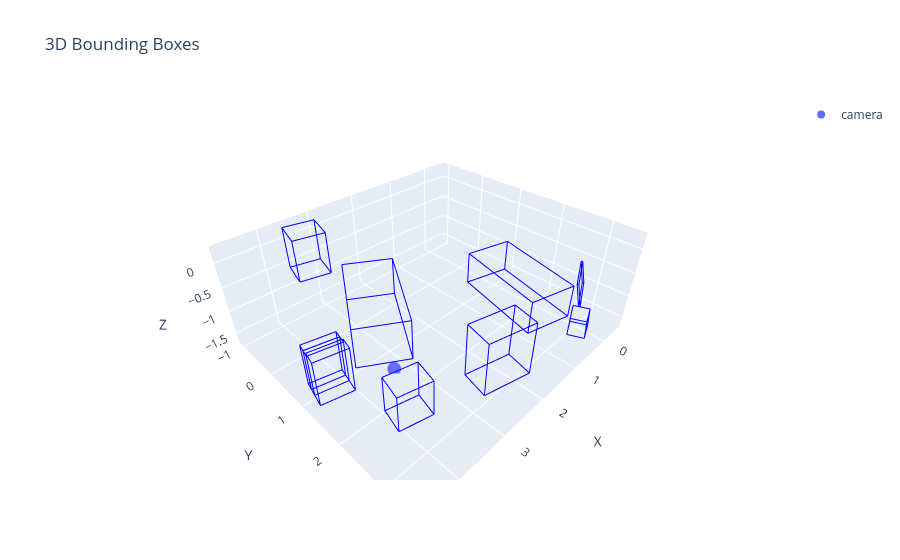

Notebook source saved alongside this figure:
### Code cell
fig = viz_bbox3d_with_plotly(bbox3d_w, df['label_name'])
fig.add_trace(go.Scatter3d(x=[cam_t_wc[0]],
                           y=[cam_t_wc[1]],
                           z=[cam_t_wc[2]],
                           mode='markers',
                           name='camera'))
fig.show()

### Figure 1 — Plotly figure (JSON) as saved in the notebook; plotly's stock layout.template omitted (floating-point values rounded to 4 significant figures)
{"data": [{"line": {"color": "blue"}, "mode": "lines", "name": "sofa", "showlegend": false, "type": "scatter3d", "x": [-0.4557, 0.5154], "y": [0.9184, 0.6748], "z": [-1.56, -1.56]}, {"line": {"color": "blue"}, "mode": "lines", "name": "sofa", "showlegend": false, "type": "scatter3d", "x": [0.5154, 0.9938], "y": [0.6748, 2.582], "z": [-1.56, -1.56]}, {"line": {"color": "blue"}, "mode": "lines", "name": "sofa", "showlegend": false, "type": "scatter3d", "x": [0.9938, 0.02271], "y": [2.582, 2.826], "z": [-1.56, -1.56]}, {"line": {"color": "blue"}, "mode": "lines", "name": "sofa", "showlegend": false, "type": "scatter3d", "x": [0.02271, -0.4557], "y": [2.826, 0.9184], "z": [-1.56, -1.56]}, {"line": {"color": "blue"}, "mode": "lines", "name": "sofa", "showlegend": false, "type": "scatter3d", "x": [-0.4557, 0.5154], "y": [0.9184, 0.6748], "z": [-0.8528, -0.8528]}, {"line": {"color": "blue"}, "mode": "lines", "name": "sofa", "showlegend": false, "type": "scatter3d", "x": [0.5154, 0.9938], "y": [0.6748, 2.582], "z": [-0.8528, -0.8528]}, {"line": {"color": "blue"}, "mode": "lines", "name": "sofa", "showlegend": false, "type": "scatter3d", "x": [0.9938, 0.02271], "y": [2.582, 2.826], "z": [-0.8528, -0.8528]}, {"line": {"color": "blue"}, "mode": "lines", "name": "sofa", "showlegend": false, "type": "scatter3d", "x": [0.02271, -0.4557], "y": [2.826, 0.9184], "z": [-0.8528, -0.8528]}, {"line": {"color": "blue"}, "mode": "lines", "name": "sofa", "showlegend": false, "type": "scatter3d", "x": [-0.4557, -0.4557], "y": [0.9184, 0.9184], "z": [-1.56, -0.8528]}, {"line": {"color": "blue"}, "mode": "lines", "name": "sofa", "showlegend": false, "type": "scatter3d", "x": [0.5154, 0.5154], "y": [0.6748, 0.6748], "z": [-1.56, -0.8528]}, {"line": {"color": "blue"}, "mode": "lines", "name": "sofa", "showlegend": false, "type": "scatter3d", "x": [0.9938, 0.9938], "y": [2.582, 2.582], "z": [-1.56, -0.8528]}, {"line": {"color": "blue"}, "mode": "lines", "name": "sofa", "showlegend": false, "type": "scatter3d", "x": [0.02271, 0.02271], "y": [2.826, 2.826], "z": [-1.56, -0.8528]}, {"line": {"color": "blue"}, "mode": "lines", "name": "sofa", "showlegend": false, "type": "scatter3d", "x": [3.789, 2.952], "y": [1.053, 1.571], "z": [-1.56, -1.56]}, {"line": {"color": "blue"}, "mode": "lines", "name": "sofa", "showlegend": false, "type": "scatter3d", "x": [2.952, 1.904], "y": [1.571, -0.1222], "z": [-1.56, -1.56]}, {"line": {"color": "blue"}, "mode": "lines", "name": "sofa", "showlegend": false, "type": "scatter3d", "x": [1.904, 2.742], "y": [-0.1222, -0.6403], "z": [-1.56, -1.56]}, {"line": {"color": "blue"}, "mode": "lines", "name": "sofa", "showlegend": false, "type": "scatter3d", "x": [2.742, 3.789], "y": [-0.6403, 1.053], "z": [-1.56, -1.56]}, {"line": {"color": "blue"}, "mode": "lines", "name": "sofa", "showlegend": false, "type": "scatter3d", "x": [3.789, 2.952], "y": [1.053, 1.571], "z": [-0.7162, -0.7162]}, {"line": {"color": "blue"}, "mode": "lines", "name": "sofa", "showlegend": false, "type": "scatter3d", "x": [2.952, 1.904], "y": [1.571, -0.1222], "z": [-0.7162, -0.7162]}, {"line": {"color": "blue"}, "mode": "lines", "name": "sofa", "showlegend": false, "type": "scatter3d", "x": [1.904, 2.742], "y": [-0.1222, -0.6403], "z": [-0.7162, -0.7162]}, {"line": {"color": "blue"}, "mode": "lines", "name": "sofa", "showlegend": false, "type": "scatter3d", "x": [2.742, 3.789], "y": [-0.6403, 1.053], "z": [-0.7162, -0.7162]}, {"line": {"color": "blue"}, "mode": "lines", "name": "sofa", "showlegend": false, "type": "scatter3d", "x": [3.789, 3.789], "y": [1.053, 1.053], "z": [-1.56, -0.7162]}, {"line": {"color": "blue"}, "mode": "lines", "name": "sofa", "showlegend": false, "type": "scatter3d", "x": [2.952, 2.952], "y": [1.571, 1.571], "z": [-1.56, -0.7162]}, {"line": {"color": "blue"}, "mode": "lines", "name": "sofa", "showlegend": false, "type": "scatter3d", "x": [1.904, 1.904], "y": [-0.1222, -0.1222], "z": [-1.56, -0.7162]}, {"line": {"color": "blue"}, "mode": "lines", "name": "sofa", "showlegend": false, "type": "scatter3d", "x": [2.742, 2.742], "y": [-0.6403, -0.6403], "z": [-1.56, -0.7162]}, {"line": {"color": "blue"}, "mode": "lines", "name": "cabinet", "showlegend": false, "type": "scatter3d", "x": [3.739, 3.173], "y": [-0.4707, -0.3328], "z": [-0.5617, -0.562]}, {"line": {"color": "blue"}, "mode": "lines", "name": "cabinet", "showlegend": false, "type": "scatter3d", "x": [3.173, 3.038], "y": [-0.3328, -0.8874], "z": [-0.562, -0.5615]}, {"line": {"color": "blue"}, "mode": "lines", "name": "cabinet", "showlegend": false, "type": "scatter3d", "x": [3.038, 3.604], "y": [-0.8874, -1.025], "z": [-0.5615, -0.5612]}, {"line": {"color": "blue"}, "mode": "lines", "name": "cabinet", "showlegend": false, "type": "scatter3d", "x": [3.604, 3.739], "y": [-1.025, -0.4707], "z": [-0.5612, -0.5617]}, {"line": {"color": "blue"}, "mode": "lines", "name": "cabinet", "showlegend": false, "type": "scatter3d", "x": [3.739, 3.173], "y": [-0.4699, -0.332], "z": [0.2578, 0.2576]}, {"line": {"color": "blue"}, "mode": "lines", "name": "cabinet", "showlegend": false, "type": "scatter3d", "x": [3.173, 3.038], "y": [-0.332, -0.8867], "z": [0.2576, 0.258]}, {"line": {"color": "blue"}, "mode": "lines", "name": "cabinet", "showlegend": false, "type": "scatter3d", "x": [3.038, 3.604], "y": [-0.8867, -1.025], "z": [0.258, 0.2583]}, {"line": {"color": "blue"}, "mode": "lines", "name": "cabinet", "showlegend": false, "type": "scatter3d", "x": [3.604, 3.739], "y": [-1.025, -0.4699], "z": [0.2583, 0.2578]}, {"line": {"color": "blue"}, "mode": "lines", "name": "cabinet", "showlegend": false, "type": "scatter3d", "x": [3.739, 3.739], "y": [-0.4707, -0.4699], "z": [-0.5617, 0.2578]}, {"line": {"color": "blue"}, "mode": "lines", "name": "cabinet", "showlegend": false, "type": "scatter3d", "x": [3.173, 3.173], "y": [-0.3328, -0.332], "z": [-0.562, 0.2576]}, {"line": {"color": "blue"}, "mode": "lines", "name": "cabinet", "showlegend": false, "type": "scatter3d", "x": [3.038, 3.038], "y": [-0.8874, -0.8867], "z": [-0.5615, 0.258]}, {"line": {"color": "blue"}, "mode": "lines", "name": "cabinet", "showlegend": false, "type": "scatter3d", "x": [3.604, 3.604], "y": [-1.025, -1.025], "z": [-0.5612, 0.2583]}, {"line": {"color": "blue"}, "mode": "lines", "name": "table", "showlegend": false, "type": "scatter3d", "x": [3.535, 3.431], "y": [2.666, 2.223], "z": [-1.585, -1.585]}, {"line": {"color": "blue"}, "mode": "lines", "name": "table", "showlegend": false, "type": "scatter3d", "x": [3.431, 4.02], "y": [2.223, 2.084], "z": [-1.585, -1.585]}, {"line": {"color": "blue"}, "mode": "lines", "name": "table", "showlegend": false, "type": "scatter3d", "x": [4.02, 4.124], "y": [2.084, 2.528], "z": [-1.585, -1.585]}, {"line": {"color": "blue"}, "mode": "lines", "name": "table", "showlegend": false, "type": "scatter3d", "x": [4.124, 3.535], "y": [2.528, 2.666], "z": [-1.585, -1.585]}, {"line": {"color": "blue"}, "mode": "lines", "name": "table", "showlegend": false, "type": "scatter3d", "x": [3.535, 3.431], "y": [2.666, 2.223], "z": [-0.8625, -0.8625]}, {"line": {"color": "blue"}, "mode": "lines", "name": "table", "showlegend": false, "type": "scatter3d", "x": [3.431, 4.02], "y": [2.223, 2.084], "z": [-0.8625, -0.8625]}, {"line": {"color": "blue"}, "mode": "lines", "name": "table", "showlegend": false, "type": "scatter3d", "x": [4.02, 4.124], "y": [2.084, 2.528], "z": [-0.8625, -0.8625]}, {"line": {"color": "blue"}, "mode": "lines", "name": "table", "showlegend": false, "type": "scatter3d", "x": [4.124, 3.535], "y": [2.528, 2.666], "z": [-0.8625, -0.8625]}, {"line": {"color": "blue"}, "mode": "lines", "name": "table", "showlegend": false, "type": "scatter3d", "x": [3.535, 3.535], "y": [2.666, 2.666], "z": [-1.585, -0.8625]}, {"line": {"color": "blue"}, "mode": "lines", "name": "table", "showlegend": false, "type": "scatter3d", "x": [3.431, 3.431], "y": [2.223, 2.223], "z": [-1.585, -0.8625]}, {"line": {"color": "blue"}, "mode": "lines", "name": "table", "showlegend": false, "type": "scatter3d", "x": [4.02, 4.02], "y": [2.084, 2.084], "z": [-1.585, -0.8625]}, {"line": {"color": "blue"}, "mode": "lines", "name": "table", "showlegend": false, "type": "scatter3d", "x": [4.124, 4.124], "y": [2.528, 2.528], "z": [-1.585, -0.8625]}, {"line": {"color": "blue"}, "mode": "lines", "name": "fireplace", "showlegend": false, "type": "scatter3d", "x": [1.789, 1.666], "y": [3.184, 2.66], "z": [-1.585, -1.585]}, {"line": {"color": "blue"}, "mode": "lines", "name": "fireplace", "showlegend": false, "type": "scatter3d", "x": [1.666, 2.582], "y": [2.66, 2.445], "z": [-1.585, -1.585]}, {"line": {"color": "blue"}, "mode": "lines", "name": "fireplace", "showlegend": false, "type": "scatter3d", "x": [2.582, 2.705], "y": [2.445, 2.969], "z": [-1.585, -1.585]}, {"line": {"color": "blue"}, "mode": "lines", "name": "fireplace", "showlegend": false, "type": "scatter3d", "x": [2.705, 1.789], "y": [2.969, 3.184], "z": [-1.585, -1.585]}, {"line": {"color": "blue"}, "mode": "lines", "name": "fireplace", "showlegend": false, "type": "scatter3d", "x": [1.789, 1.666], "y": [3.184, 2.66], "z": [-0.4997, -0.4997]}, {"line": {"color": "blue"}, "mode": "lines", "name": "fireplace", "showlegend": false, "type": "scatter3d", "x": [1.666, 2.582], "y": [2.66, 2.445], "z": [-0.4997, -0.4997]}, {"line": {"color": "blue"}, "mode": "lines", "name": "fireplace", "showlegend": false, "type": "scatter3d", "x": [2.582, 2.705], "y": [2.445, 2.969], "z": [-0.4997, -0.4997]}, {"line": {"color": "blue"}, "mode": "lines", "name": "fireplace", "showlegend": false, "type": "scatter3d", "x": [2.705, 1.789], "y": [2.969, 3.184], "z": [-0.4997, -0.4997]}, {"line": {"color": "blue"}, "mode": "lines", "name": "fireplace", "showlegend": false, "type": "scatter3d", "x": [1.789, 1.789], "y": [3.184, 3.184], "z": [-1.585, -0.4997]}, {"line": {"color": "blue"}, "mode": "lines", "name": "fireplace", "showlegend": false, "type": "scatter3d", "x": [1.666, 1.666], "y": [2.66, 2.66], "z": [-1.585, -0.4997]}, {"line": {"color": "blue"}, "mode": "lines", "name": "fireplace", "showlegend": false, "type": "scatter3d", "x": [2.582, 2.582], "y": [2.445, 2.445], "z": [-1.585, -0.4997]}, {"line": {"color": "blue"}, "mode": "lines", "name": "fireplace", "showlegend": false, "type": "scatter3d", "x": [2.705, 2.705], "y": [2.969, 2.969], "z": [-1.585, -0.4997]}, {"line": {"color": "blue"}, "mode": "lines", "name": "table", "showlegend": false, "type": "scatter3d", "x": [0.1333, 0.2583], "y": [3.269, 2.993], "z": [-1.391, -1.391]}, {"line": {"color": "blue"}, "mode": "lines", "name": "table", "showlegend": false, "type": "scatter3d", "x": [0.2583, 0.7055], "y": [2.993, 3.196], "z": [-1.391, -1.389]}, {"line": {"color": "blue"}, "mode": "lines", "name": "table", "showlegend": false, "type": "scatter3d", "x": [0.7055, 0.5805], "y": [3.196, 3.472], "z": [-1.389, -1.389]}, {"line": {"color": "blue"}, "mode": "lines", "name": "table", "showlegend": false, "type": "scatter3d", "x": [0.5805, 0.1333], "y": [3.472, 3.269], "z": [-1.389, -1.391]}, {"line": {"color": "blue"}, "mode": "lines", "name": "table", "showlegend": false, "type": "scatter3d", "x": [0.1324, 0.2574], "y": [3.269, 2.993], "z": [-1.087, -1.087]}, {"line": {"color": "blue"}, "mode": "lines", "name": "table", "showlegend": false, "type": "scatter3d", "x": [0.2574, 0.7046], "y": [2.993, 3.196], "z": [-1.087, -1.086]}, {"line": {"color": "blue"}, "mode": "lines", "name": "table", "showlegend": false, "type": "scatter3d", "x": [0.7046, 0.5795], "y": [3.196, 3.472], "z": [-1.086, -1.086]}, {"line": {"color": "blue"}, "mode": "lines", "name": "table", "showlegend": false, "type": "scatter3d", "x": [0.5795, 0.1324], "y": [3.472, 3.269], "z": [-1.086, -1.087]}, {"line": {"color": "blue"}, "mode": "lines", "name": "table", "showlegend": false, "type": "scatter3d", "x": [0.1333, 0.1324], "y": [3.269, 3.269], "z": [-1.391, -1.087]}, {"line": {"color": "blue"}, "mode": "lines", "name": "table", "showlegend": false, "type": "scatter3d", "x": [0.2583, 0.2574], "y": [2.993, 2.993], "z": [-1.391, -1.087]}, {"line": {"color": "blue"}, "mode": "lines", "name": "table", "showlegend": false, "type": "scatter3d", "x": [0.7055, 0.7046], "y": [3.196, 3.196], "z": [-1.389, -1.086]}, {"line": {"color": "blue"}, "mode": "lines", "name": "table", "showlegend": false, "type": "scatter3d", "x": [0.5805, 0.5795], "y": [3.472, 3.472], "z": [-1.389, -1.086]}, {"line": {"color": "blue"}, "mode": "lines", "name": "tv_monitor", "showlegend": false, "type": "scatter3d", "x": [0.001523, 0.01289], "y": [2.985, 2.961], "z": [-0.7125, -0.7184]}, {"line": {"color": "blue"}, "mode": "lines", "name": "tv_monitor", "showlegend": false, "type": "scatter3d", "x": [0.01289, 0.6914], "y": [2.961, 3.285], "z": [-0.7184, -0.7218]}, {"line": {"color": "blue"}, "mode": "lines", "name": "tv_monitor", "showlegend": false, "type": "scatter3d", "x": [0.6914, 0.68], "y": [3.285, 3.309], "z": [-0.7218, -0.7159]}, {"line": {"color": "blue"}, "mode": "lines", "name": "tv_monitor", "showlegend": false, "type": "scatter3d", "x": [0.68, 0.001523], "y": [3.309, 2.985], "z": [-0.7159, -0.7125]}, {"line": {"color": "blue"}, "mode": "lines", "name": "tv_monitor", "showlegend": false, "type": "scatter3d", "x": [0.04518, 0.05655], "y": [2.898, 2.875], "z": [-0.275, -0.2809]}, {"line": {"color": "blue"}, "mode": "lines", "name": "tv_monitor", "showlegend": false, "type": "scatter3d", "x": [0.05655, 0.735], "y": [2.875, 3.198], "z": [-0.2809, -0.2843]}, {"line": {"color": "blue"}, "mode": "lines", "name": "tv_monitor", "showlegend": false, "type": "scatter3d", "x": [0.735, 0.7237], "y": [3.198, 3.222], "z": [-0.2843, -0.2784]}, {"line": {"color": "blue"}, "mode": "lines", "name": "tv_monitor", "showlegend": false, "type": "scatter3d", "x": [0.7237, 0.04518], "y": [3.222, 2.898], "z": [-0.2784, -0.275]}, {"line": {"color": "blue"}, "mode": "lines", "name": "tv_monitor", "showlegend": false, "type": "scatter3d", "x": [0.001523, 0.04518], "y": [2.985, 2.898], "z": [-0.7125, -0.275]}, {"line": {"color": "blue"}, "mode": "lines", "name": "tv_monitor", "showlegend": false, "type": "scatter3d", "x": [0.01289, 0.05655], "y": [2.961, 2.875], "z": [-0.7184, -0.2809]}, {"line": {"color": "blue"}, "mode": "lines", "name": "tv_monitor", "showlegend": false, "type": "scatter3d", "x": [0.6914, 0.735], "y": [3.285, 3.198], "z": [-0.7218, -0.2843]}, {"line": {"color": "blue"}, "mode": "lines", "name": "tv_monitor", "showlegend": false, "type": "scatter3d", "x": [0.68, 0.7237], "y": [3.309, 3.222], "z": [-0.7159, -0.2784]}, {"line": {"color": "blue"}, "mode": "lines", "name": "chair", "showlegend": false, "type": "scatter3d", "x": [4.662, 4.083], "y": [1.299, 1.428], "z": [-1.585, -1.585]}, {"line": {"color": "blue"}, "mode": "lines", "name": "chair", "showlegend": false, "type": "scatter3d", "x": [4.083, 4.03], "y": [1.428, 1.187], "z": [-1.585, -1.585]}, {"line": {"color": "blue"}, "mode": "lines", "name": "chair", "showlegend": false, "type": "scatter3d", "x": [4.03, 4.608], "y": [1.187, 1.058], "z": [-1.585, -1.585]}, {"line": {"color": "blue"}, "mode": "lines", "name": "chair", "showlegend": false, "type": "scatter3d", "x": [4.608, 4.662], "y": [1.058, 1.299], "z": [-1.585, -1.585]}, {"line": {"color": "blue"}, "mode": "lines", "name": "chair", "showlegend": false, "type": "scatter3d", "x": [4.662, 4.083], "y": [1.299, 1.428], "z": [-0.6778, -0.6778]}, {"line": {"color": "blue"}, "mode": "lines", "name": "chair", "showlegend": false, "type": "scatter3d", "x": [4.083, 4.03], "y": [1.428, 1.187], "z": [-0.6778, -0.6778]}, {"line": {"color": "blue"}, "mode": "lines", "name": "chair", "showlegend": false, "type": "scatter3d", "x": [4.03, 4.608], "y": [1.187, 1.058], "z": [-0.6778, -0.6778]}, {"line": {"color": "blue"}, "mode": "lines", "name": "chair", "showlegend": false, "type": "scatter3d", "x": [4.608, 4.662], "y": [1.058, 1.299], "z": [-0.6778, -0.6778]}, {"line": {"color": "blue"}, "mode": "lines", "name": "chair", "showlegend": false, "type": "scatter3d", "x": [4.662, 4.662], "y": [1.299, 1.299], "z": [-1.585, -0.6778]}, {"line": {"color": "blue"}, "mode": "lines", "name": "chair", "showlegend": false, "type": "scatter3d", "x": [4.083, 4.083], "y": [1.428, 1.428], "z": [-1.585, -0.6778]}, {"line": {"color": "blue"}, "mode": "lines", "name": "chair", "showlegend": false, "type": "scatter3d", "x": [4.03, 4.03], "y": [1.187, 1.187], "z": [-1.585, -0.6778]}, {"line": {"color": "blue"}, "mode": "lines", "name": "chair", "showlegend": false, "type": "scatter3d", "x": [4.608, 4.608], "y": [1.058, 1.058], "z": [-1.585, -0.6778]}, {"line": {"color": "blue"}, "mode": "lines", "name": "chair", "showlegend": false, "type": "scatter3d", "x": [4.608, 4.03], "y": [1.058, 1.187], "z": [-1.585, -1.585]}, {"line": {"color": "blue"}, "mode": "lines", "name": "chair", "showlegend": false, "type": "scatter3d", "x": [4.03, 3.997], "y": [1.187, 1.043], "z": [-1.585, -1.585]}, {"line": {"color": "blue"}, "mode": "lines", "name": "chair", "showlegend": false, "type": "scatter3d", "x": [3.997, 4.576], "y": [1.043, 0.9142], "z": [-1.585, -1.585]}, {"line": {"color": "blue"}, "mode": "lines", "name": "chair", "showlegend": false, "type": "scatter3d", "x": [4.576, 4.608], "y": [0.9142, 1.058], "z": [-1.585, -1.585]}, {"line": {"color": "blue"}, "mode": "lines", "name": "chair", "showlegend": false, "type": "scatter3d", "x": [4.608, 4.03], "y": [1.058, 1.187], "z": [-0.7401, -0.7401]}, {"line": {"color": "blue"}, "mode": "lines", "name": "chair", "showlegend": false, "type": "scatter3d", "x": [4.03, 3.997], "y": [1.187, 1.043], "z": [-0.7401, -0.7401]}, {"line": {"color": "blue"}, "mode": "lines", "name": "chair", "showlegend": false, "type": "scatter3d", "x": [3.997, 4.576], "y": [1.043, 0.9142], "z": [-0.7401, -0.7401]}, {"line": {"color": "blue"}, "mode": "lines", "name": "chair", "showlegend": false, "type": "scatter3d", "x": [4.576, 4.608], "y": [0.9142, 1.058], "z": [-0.7401, -0.7401]}, {"line": {"color": "blue"}, "mode": "lines", "name": "chair", "showlegend": false, "type": "scatter3d", "x": [4.608, 4.608], "y": [1.058, 1.058], "z": [-1.585, -0.7401]}, {"line": {"color": "blue"}, "mode": "lines", "name": "chair", "showlegend": false, "type": "scatter3d", "x": [4.03, 4.03], "y": [1.187, 1.187], "z": [-1.585, -0.7401]}, {"line": {"color": "blue"}, "mode": "lines", "name": "chair", "showlegend": false, "type": "scatter3d", "x": [3.997, 3.997], "y": [1.043, 1.043], "z": [-1.585, -0.7401]}, {"line": {"color": "blue"}, "mode": "lines", "name": "chair", "showlegend": false, "type": "scatter3d", "x": [4.576, 4.576], "y": [0.9142, 0.9142], "z": [-1.585, -0.7401]}, {"line": {"color": "blue"}, "mode": "lines", "name": "chair", "showlegend": false, "type": "scatter3d", "x": [4.576, 3.997], "y": [0.9143, 1.044], "z": [-1.585, -1.585]}, {"line": {"color": "blue"}, "mode": "lines", "name": "chair", "showlegend": false, "type": "scatter3d", "x": [3.997, 3.965], "y": [1.044, 0.8997], "z": [-1.585, -1.585]}, {"line": {"color": "blue"}, "mode": "lines", "name": "chair", "showlegend": false, "type": "scatter3d", "x": [3.965, 4.544], "y": [0.8997, 0.7704], "z": [-1.585, -1.585]}, {"line": {"color": "blue"}, "mode": "lines", "name": "chair", "showlegend": false, "type": "scatter3d", "x": [4.544, 4.576], "y": [0.7704, 0.9143], "z": [-1.585, -1.585]}, {"line": {"color": "blue"}, "mode": "lines", "name": "chair", "showlegend": false, "type": "scatter3d", "x": [4.576, 3.997], "y": [0.9143, 1.044], "z": [-0.7422, -0.7422]}, {"line": {"color": "blue"}, "mode": "lines", "name": "chair", "showlegend": false, "type": "scatter3d", "x": [3.997, 3.965], "y": [1.044, 0.8997], "z": [-0.7422, -0.7422]}, {"line": {"color": "blue"}, "mode": "lines", "name": "chair", "showlegend": false, "type": "scatter3d", "x": [3.965, 4.544], "y": [0.8997, 0.7704], "z": [-0.7422, -0.7422]}, {"line": {"color": "blue"}, "mode": "lines", "name": "chair", "showlegend": false, "type": "scatter3d", "x": [4.544, 4.576], "y": [0.7704, 0.9143], "z": [-0.7422, -0.7422]}, {"line": {"color": "blue"}, "mode": "lines", "name": "chair", "showlegend": false, "type": "scatter3d", "x": [4.576, 4.576], "y": [0.9143, 0.9143], "z": [-1.585, -0.7422]}, {"line": {"color": "blue"}, "mode": "lines", "name": "chair", "showlegend": false, "type": "scatter3d", "x": [3.997, 3.997], "y": [1.044, 1.044], "z": [-1.585, -0.7422]}, {"line": {"color": "blue"}, "mode": "lines", "name": "chair", "showlegend": false, "type": "scatter3d", "x": [3.965, 3.965], "y": [0.8997, 0.8997], "z": [-1.585, -0.7422]}, {"line": {"color": "blue"}, "mode": "lines", "name": "chair", "showlegend": false, "type": "scatter3d", "x": [4.544, 4.544], "y": [0.7704, 0.7704], "z": [-1.585, -0.7422]}, {"mode": "markers", "name": "camera", "type": "scatter3d", "x": [3.278], "y": [1.44], "z": [-1.665]}], "layout": {"scene": {"xaxis": {"title": {"text": "X"}}, "yaxis": {"title": {"text": "Y"}}, "zaxis": {"title": {"text": "Z"}}}, "title": {"text": "3D Bounding Boxes"}}}
